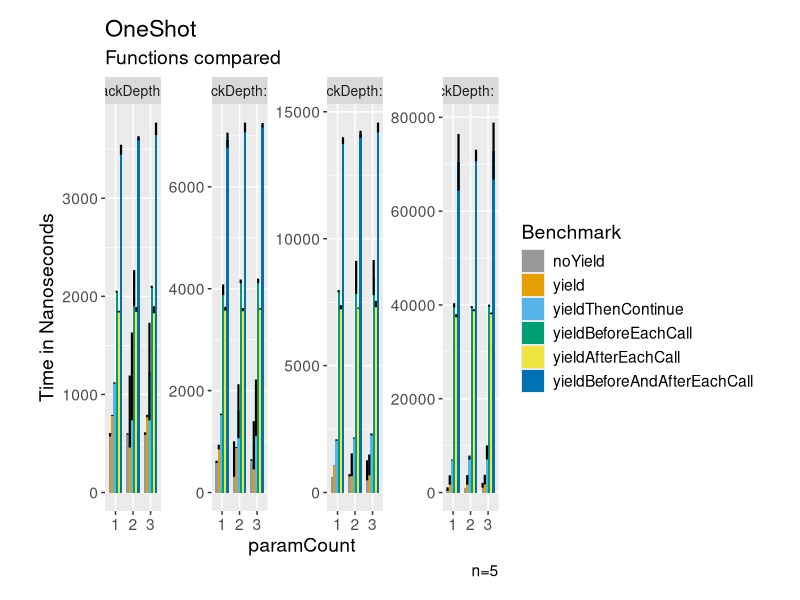
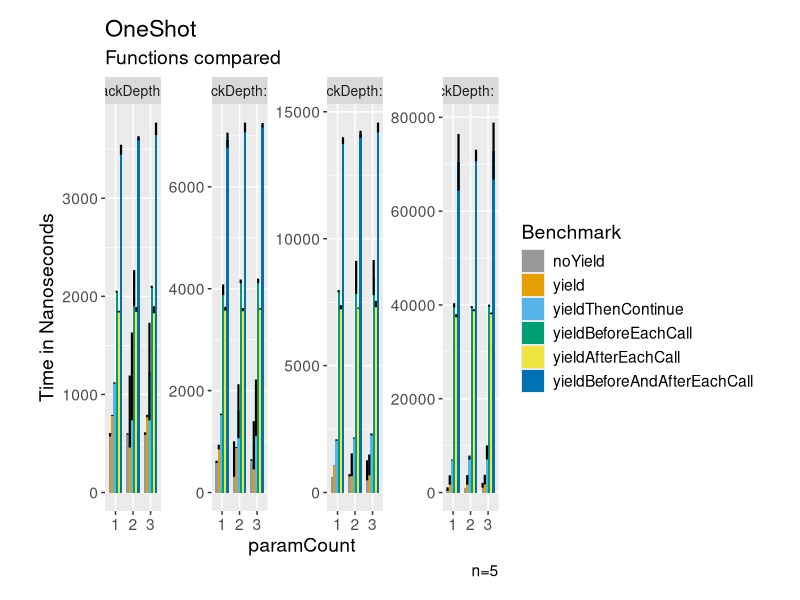

Write R code to recreate these figures, in order.
library(ggplot2)
library(plyr)


setwd(dirname(rstudioapi::getActiveDocumentContext()$path))

cbp1 <- c("#999999", "#E69F00", "#56B4E9", "#009E73",
          "#F0E442", "#0072B2", "#D55E00", "#CC79A7")

data <- read.csv("./JMH/CSV/R-OneShot.csv")

data <- rename(data,c("Param..stackDepth"="stackDepth"))
data$stackDepth <- as.factor(data$stackDepth)

data$facet = factor(data$Benchmark, levels = c("noYield", "yield", "yieldThenContinue",
                                               "yieldBeforeEachCall", "yieldAfterEachCall","yieldBeforeAndAfterEachCall"))

g <- ggplot(data, aes(y=Score,x=Param..paramCount,fill=facet)) + 
  geom_bar(stat="identity", position = "dodge",width=0.75) + 
  scale_x_discrete(limits=c("1","2","3"))   +
  geom_errorbar(aes(ymin=Score-Score.Error..99.9.., ymax=Score+Score.Error..99.9..), width=0,size=0.75,
                position=position_dodge(0.75)) 



g <- g + facet_wrap(vars(stackDepth), labeller = "label_both", scales = "free",ncol=4)

g <- g +
  labs(
    title = "OneShot",
    subtitle = "Functions compared",
    x = "paramCount",
    y = "Time in Nanoseconds",
    fill = "Benchmark",
    caption = "n=5")+
  scale_fill_manual(values = cbp1) +
  theme(
    text = element_text(size = 14),
    plot.margin = margin(t = 0.5, r = 1, b = 0.5, l = 1, unit = "cm"),
    strip.text.x = element_text(size = 10)
  )

print(g)

ggsave(plot=g,"./JMH/Plots/OneShot2.png",width=12,height=4)
